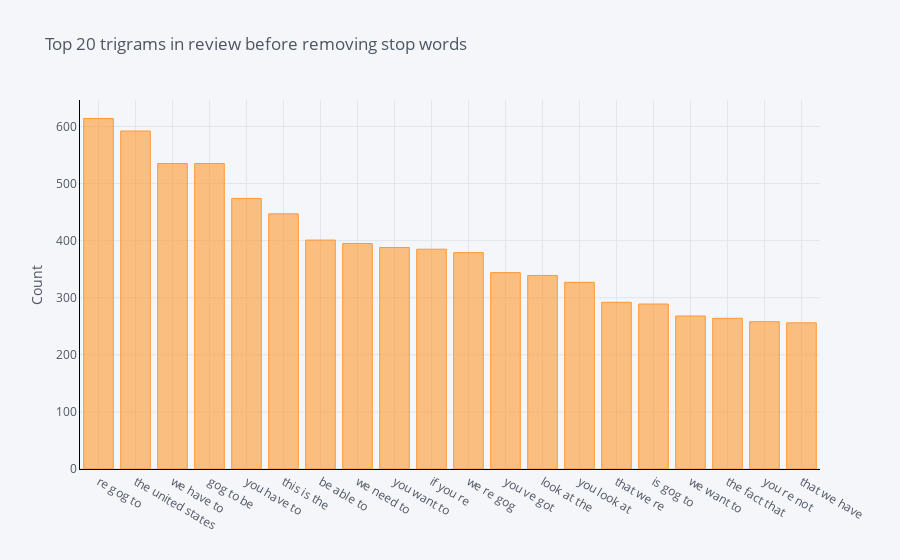

Source (notebook cell):
### Markdown cell above
## The distribution of Top trigrams before removing stop words

### Code cell
def get_top_n_trigram(corpus, n=None):
    vec = CountVectorizer(ngram_range=(3, 3)).fit(corpus)
    bag_of_words = vec.transform(corpus)
    sum_words = bag_of_words.sum(axis=0) 
    words_freq = [(word, sum_words[0, idx]) for word, idx in vec.vocabulary_.items()]
    words_freq =sorted(words_freq, key = lambda x: x[1], reverse=True)
    return words_freq[:n]
common_words = get_top_n_trigram(df['text'], 20)
df5 = pd.DataFrame(common_words, columns = ['text' , 'count'])
df5
df5.groupby('text').sum()['count'].sort_values(ascending=False).iplot(
    kind='bar', yTitle='Count', linecolor='black', title='Top 20 trigrams in review before removing stop words')

### Figure 1 — Plotly figure (JSON) as saved in the notebook; plotly's stock layout.template omitted (floating-point values rounded to 4 significant figures)
{"data": [{"marker": {"color": "rgba(255, 153, 51, 0.6)", "line": {"color": "rgba(255, 153, 51, 1.0)", "width": 1}}, "name": "count", "orientation": "v", "text": "", "type": "bar", "x": ["re gog to", "the united states", "we have to", "gog to be", "you have to", "this is the", "be able to", "we need to", "you want to", "if you re", "we re gog", "you ve got", "look at the", "you look at", "that we re", "is gog to", "we want to", "the fact that", "you re not", "that we have"], "y": [614, 592, 535, 535, 474, 447, 401, 395, 388, 385, 379, 344, 339, 327, 292, 289, 268, 264, 258, 256]}], "layout": {"legend": {"bgcolor": "#F5F6F9", "font": {"color": "#4D5663"}}, "paper_bgcolor": "#F5F6F9", "plot_bgcolor": "#F5F6F9", "title": {"font": {"color": "#4D5663"}, "text": "Top 20 trigrams in review before removing stop words"}, "xaxis": {"gridcolor": "#E1E5ED", "linecolor": "black", "showgrid": true, "tickfont": {"color": "#4D5663"}, "title": {"font": {"color": "#4D5663"}, "text": ""}, "zerolinecolor": "#E1E5ED"}, "yaxis": {"gridcolor": "#E1E5ED", "linecolor": "black", "showgrid": true, "tickfont": {"color": "#4D5663"}, "title": {"font": {"color": "#4D5663"}, "text": "Count"}, "zerolinecolor": "#E1E5ED"}}}
